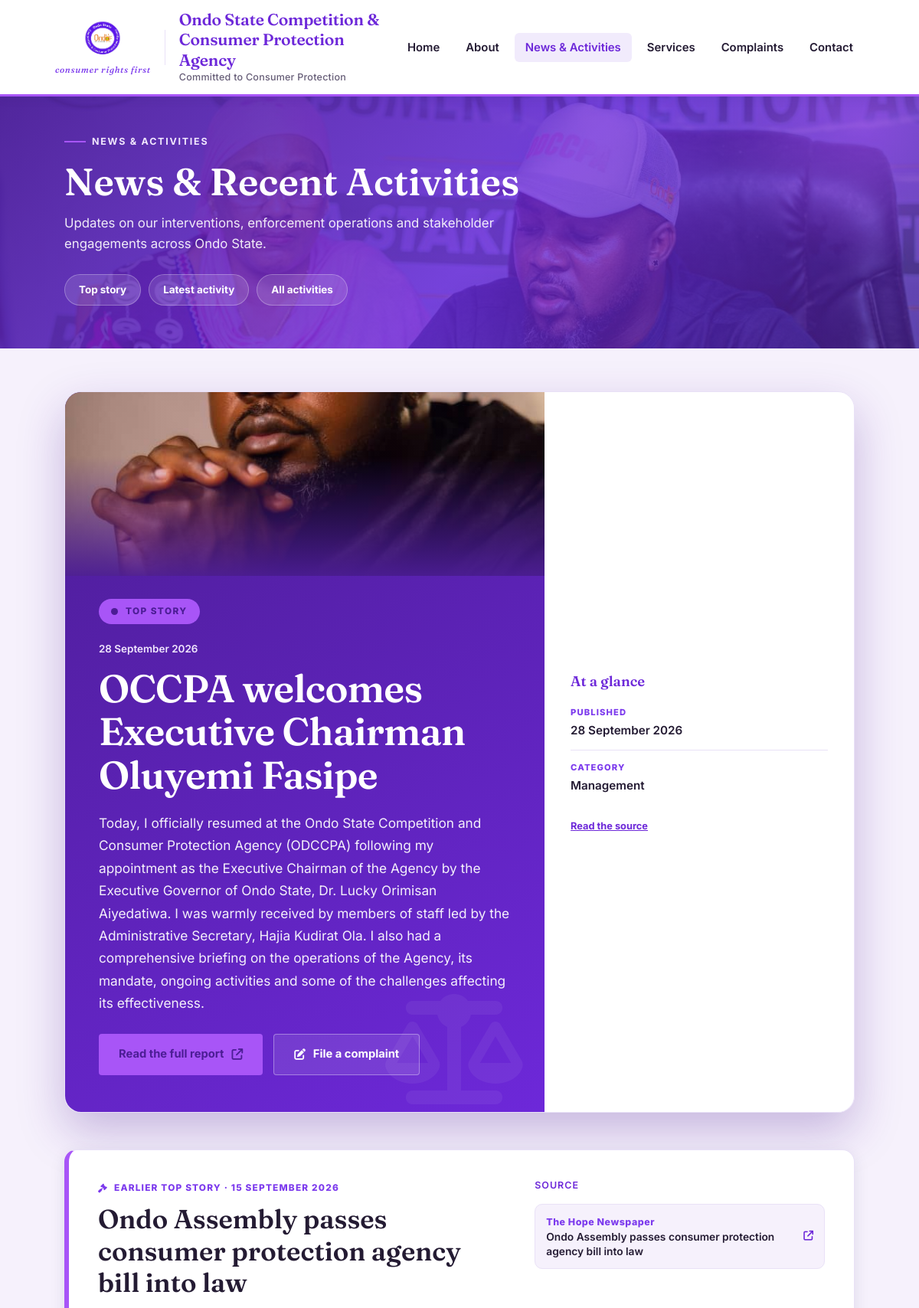
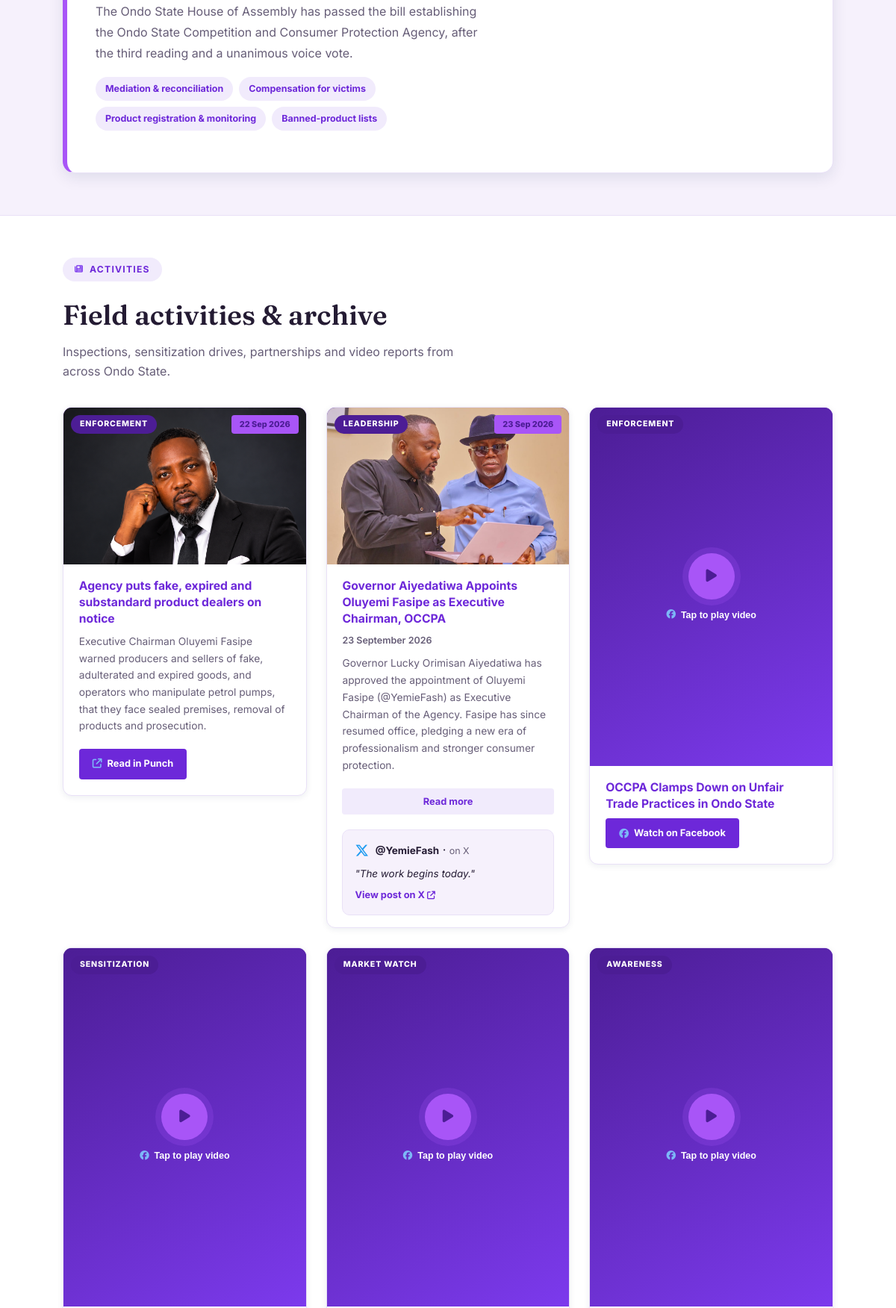
Page /news (upper part) on the committed database (2 pictures, top to bottom).
### app.py (models this page shows, shortened)
class NewsPost(db.Model):
    __tablename__ = 'news_posts'
    id = db.Column(db.Integer, primary_key=True)
    title = db.Column(db.String(200), nullable=False)
    tag = db.Column(db.String(60), default="Update")
    summary = db.Column(db.String(500), nullable=False)   # short preview shown on cards / homepage
    body = db.Column(db.Text)                             # optional longer "read more" text
    image = db.Column(db.String(255))                     # cover photo -- object name in the news-images bucket
    link = db.Column(db.String(500))                      # optional external press/source link
    published = db.Column(db.Boolean, default=True, nullable=False)
    created_at = db.Column(db.DateTime, default=datetime.utcnow)
    updated_at = db.Column(db.DateTime, default=datetime.utcnow, onupdate=datetime.utcnow)

### app.py (the view)
@app.route("/news")
def news():
    news_posts = NewsPost.query.filter_by(published=True) \
                                .order_by(NewsPost.created_at.desc()).all()
    return render_template("news.html", news_posts=news_posts)

### app.py (called while the page is built)
def news_img_url(name):
    if not name:
        return ""
    return f"{STORAGE_URL}/object/public/{NEWS_BUCKET}/{quote(name)}"

@app.context_processor
def inject_storage_helpers():
    return {"news_img": news_img_url}

@app.context_processor
def inject_csrf():
    return {"csrf_token": get_csrf_token}

@app.before_request
def redirect_to_www():
    if request.host == "occpa.on.gov.ng":
        return redirect("https://www.occpa.on.gov.ng" + request.full_path, code=301)

@app.after_request
def security_headers(resp):
    resp.headers.setdefault("X-Content-Type-Options", "nosniff")
    resp.headers.setdefault("X-Frame-Options", "SAMEORIGIN")
    resp.headers.setdefault("Referrer-Policy", "strict-origin-when-cross-origin")
    resp.headers.setdefault("Permissions-Policy", "camera=(), microphone=(), geolocation=()")
    if request.is_secure:
        resp.headers.setdefault("Strict-Transport-Security", "max-age=31536000; includeSubDomains")
    if request.path.startswith("/admin") or request.path == "/export_excel":
        resp.headers["Cache-Control"] = "no-store"
    return resp

### templates/news.html (shortened to what this page needs)
<!DOCTYPE html>
<html lang="en">
<head>
<link rel="stylesheet" href="https://cdnjs.cloudflare.com/ajax/libs/font-awesome/6.5.1/css/all.min.css">
</head>
<body>
<header class="main-header">
  <div class="header-left">
    <div class="logo">
      <a href="/" aria-label="OSCCPA Home">
        <img src="{{ url_for('static', filename='logo/osccpa_logo.png') }}" alt="OSCCPA Logo" loading="eager">
        <span class="logo-tagline">consumer rights first</span>
      </a>
    </div>
    <div class="header-text">
      <h2>Ondo State Competition &amp; Consumer Protection Agency</h2>
      <p>Committed to Consumer Protection</p>
    </div>
  </div>
  <nav aria-label="Main navigation">
    <ul>
      <li><a href="/">Home</a></li>
      <li><a href="/about">About</a></li>
      <li><a href="/news" class="active" aria-current="page">News &amp; Activities</a></li>
      <li><a href="/services">Services</a></li>
      <li><a href="/complaints">Complaints</a></li>
      <li><a href="/contact">Contact</a></li>
    </ul>
  </nav>
</header>
<main id="main-content">
<section class="page-hero" style="--hero-img: url('{{ url_for('static', filename='Slide/slide2.jpeg') }}')">
  <div class="page-hero-inner">
    <span class="hero-eyebrow">News &amp; Activities</span>
    <h1>News &amp; Recent Activities</h1>
    <p>Updates on our interventions, enforcement operations and stakeholder engagements across Ondo State.</p>
    <nav class="jump-links" aria-label="On this page">
      <a href="#top-story">Top story</a>
      <a href="#latest-activity">Latest activity</a>
      <a href="#activities">All activities</a>
    </nav>
  </div>
</section>
{% set n = news_posts|length %}
{% if n >= 1 %}
{% set top = news_posts[0] %}
<section class="top-story" id="top-story" aria-labelledby="lead-heading">
  <div class="wrap">
    <article class="lead" id="post-{{ top.id }}">
      <div class="lead-main">
        <figure class="lead-photo">
          <img src="{{ news_img(top.image) if top.image else url_for('static', filename='Slide/slide2.jpeg') }}" alt="{{ top.title }}" loading="eager">
        </figure>
        <span class="lead-flag"><span class="dot"></span> Top story</span>
        <span class="lead-date">{{ top.created_at.strftime('%d %B %Y') if top.created_at else '' }}</span>
        <h2 id="lead-heading">{{ top.title }}</h2>
        <p class="lead-deck">{{ top.summary }}</p>
        <div class="lead-actions">
          {% if top.link %}
          <a class="btn btn-gold" href="{{ top.link }}" target="_blank" rel="noopener noreferrer">Read the full report <i class="fas fa-arrow-up-right-from-square"></i></a>
          {% endif %}
          <a class="btn btn-ghost" href="/complaints"><i class="fas fa-pen-to-square"></i> File a complaint</a>
        </div>
      </div>
      <aside class="lead-facts" aria-label="Key facts">
        <h3>At a glance</h3>
        <dl>
          <div class="row"><dt>Published</dt><dd>{{ top.created_at.strftime('%d %B %Y') if top.created_at else '' }}</dd></div>
          <div class="row"><dt>Category</dt><dd>{{ top.tag }}</dd></div>
        </dl>
        {% if top.link %}<p class="lead-source"><a href="{{ top.link }}" target="_blank" rel="noopener noreferrer">Read the source</a></p>{% endif %}
      </aside>
    </article>
  </div>
</section>
{% endif %}
{% if n >= 2 %}
{% set act = news_posts[1] %}
<section class="latest-activity" id="latest-activity" aria-labelledby="activity-heading">
  <div class="wrap">
    <article class="activity-card" id="post-{{ act.id }}">
      <div>
        <span class="activity-tag"><i class="fas fa-bolt"></i> Latest activity &middot; {{ act.created_at.strftime('%d %B %Y') if act.created_at else '' }}</span>
        <h2 id="activity-heading">{{ act.title }}</h2>
        <p>{{ act.summary }}</p>
        {% if act.body %}<div class="activity-body">{{ act.body | truncate(500) | nl2br }}</div>{% endif %}
        <div class="targets" aria-label="Category"><span>{{ act.tag }}</span></div>
      </div>
      <div class="press">
        {% if act.images %}
        <h3>Photos</h3>
        <div class="lead-gallery">
          {% for img in act.images %}
          <a href="{{ news_img(img.filename) }}" target="_blank" rel="noopener noreferrer">
            <img src="{{ news_img(img.filename) }}" alt="{{ act.title }} photo {{ loop.index }}" loading="lazy">
          </a>
          {% endfor %}
        </div>
        {% endif %}
        {% if act.link %}
        <h3 style="margin-top:18px">Source</h3>
        <ul><li><a href="{{ act.link }}" target="_blank" rel="noopener noreferrer">
          <span class="outlet"><strong>Read the full story</strong><span>{{ act.title }}</span></span>
          <i class="fas fa-arrow-up-right-from-square"></i></a></li></ul>
        {% endif %}
      </div>
    </article>
  </div>
</section>
{% elif n == 1 %}
<section class="latest-activity" id="latest-activity" aria-labelledby="activity-heading">
  <div class="wrap">
    <article class="activity-card">
      <div>
        <span class="activity-tag"><i class="fas fa-gavel"></i> Earlier top story &middot; 15 September 2026</span>
        <h2 id="activity-heading">Ondo Assembly passes consumer protection agency bill into law</h2>
        <p>The Ondo State House of Assembly has passed the bill establishing the Ondo State Competition and Consumer Protection Agency, after the third reading and a unanimous voice vote.</p>
        <div class="targets" aria-label="Key points">
          <span>Mediation &amp; reconciliation</span>
          <span>Compensation for victims</span>
          <span>Product registration &amp; monitoring</span>
          <span>Banned-product lists</span>
        </div>
      </div>
      <div class="press">
        <h3>Source</h3>
        <ul><li><a href="https://www.thehopenewspaper.com/ondo-assembly-passes-consumer-protection-agency-bill-into-law/" target="_blank" rel="noopener noreferrer">
          <span class="outlet"><strong>The Hope Newspaper</strong><span>Ondo Assembly passes consumer protection agency bill into law</span></span>
          <i class="fas fa-arrow-up-right-from-square"></i></a></li></ul>
      </div>
    </article>
  </div>
</section>
{% endif %}
<section class="activities" id="activities" aria-labelledby="activities-heading">
  <div class="wrap">
    <div class="section-head">
      <div class="section-eyebrow"><i class="fas fa-newspaper"></i> Activities</div>
      <h2 id="activities-heading">Field activities &amp; archive</h2>
      <p>Inspections, sensitization drives, partnerships and video reports from across Ondo State.</p>
    </div>
    <div class="news-grid" id="newsGrid">
      {% if n >= 1 %}
      <article class="news-card" id="story-chairman-warning">
        <div class="news-image">
          <img src="{{ url_for('static', filename='exec/chairman-oluyemi-fasipe.png') }}" alt="Oluyemi Fasipe, Executive Chairman" loading="lazy" style="object-position: top center">
          <span class="news-tag">Enforcement</span><span class="news-date">22 Sep 2026</span>
        </div>
        <div class="news-content">
          <h3>Agency puts fake, expired and substandard product dealers on notice</h3>
          <p class="preview">Executive Chairman Oluyemi Fasipe warned producers and sellers of fake, adulterated and expired goods, and operators who manipulate petrol pumps, that they face sealed premises, removal of products and prosecution.</p>
          <div class="actions">
            <a href="https://punchng.com/ondo-to-prosecute-dealers-of-unregistered-substandard-products" target="_blank" rel="noopener noreferrer" class="fb-watch-link"><i class="fas fa-arrow-up-right-from-square"></i> Read in Punch</a>
          </div>
        </div>
      </article>
      {% endif %}
      <article class="news-card">
        <div class="news-image">
          <img src="{{ url_for('static', filename='Slide/gov1.jpeg') }}" alt="Oluyemi Fasipe (Yemie Fash) resumes as OCCPA Executive Chairman" loading="lazy">
          <span class="news-tag">Leadership</span>
          <span class="news-date">23 Sep 2026</span>
        </div>
        <div class="news-content">
          <h3>Governor Aiyedatiwa Appoints Oluyemi Fasipe as Executive Chairman, OCCPA</h3>
          <p class="date">23 September 2026</p>
          <p class="preview">Governor Lucky Orimisan Aiyedatiwa has approved the appointment of Oluyemi Fasipe (@YemieFash) as Executive Chairman of the Agency. Fasipe has since resumed office, pledging a new era of professionalism and stronger consumer protection.</p>
          <div class="actions"><button class="read-more" type="button" aria-expanded="false">Read more</button></div>
        </div>
        <div class="tweet-embed">
          <div class="tweet-embed-header">
            <i class="fab fa-x-twitter"></i>
            <div><strong>@YemieFash</strong> &middot; <span>on X</span></div>
          </div>
          <blockquote>"The work begins today."</blockquote>
          <a href="https://x.com/YemieFash/status/2099620409565945976" target="_blank" rel="noopener noreferrer">View post on X <i class="fas fa-arrow-up-right-from-square" style="font-size:.68rem;"></i></a>
        </div>
      </article>
      <article class="news-card">
        <div class="news-image">
          <span class="news-tag">Enforcement</span>
          <div class="video-card" data-video-src="https://www.facebook.com/plugins/video.php?height=476&amp;href=https%3A%2F%2Fweb.facebook.com%2Freel%2F933525072786066%2F&amp;show_text=false&amp;width=267&amp;t=0" data-video-title="OCCPA Clamps Down on Unfair Trade Practices in Ondo State">
            <button class="video-poster" type="button" aria-label="Play video">
              <span class="video-poster-ring"><i class="fas fa-play"></i></span>
              <span class="video-poster-label"><i class="fab fa-facebook"></i> Tap to play video</span>
            </button>
          </div>
        </div>
        <div class="news-content">
          <h3>OCCPA Clamps Down on Unfair Trade Practices in Ondo State</h3>
          <a href="https://web.facebook.com/reel/933525072786066/" target="_blank" rel="noopener noreferrer" class="fb-watch-link"><i class="fab fa-facebook"></i> Watch on Facebook</a>
        </div>
      </article>
      <article class="news-card">
        <div class="news-image">
          <span class="news-tag">Sensitization</span>
          <div class="video-card" data-video-src="https://www.facebook.com/plugins/video.php?height=476&amp;href=https%3A%2F%2Fweb.facebook.com%2Freel%2F1853786275175803%2F&amp;show_text=false&amp;width=267&amp;t=0" data-video-title="OCCPA Consumer Sensitization Drive Across Ondo State">
            <button class="video-poster" type="button" aria-label="Play video">
              <span class="video-poster-ring"><i class="fas fa-play"></i></span>
              <span class="video-poster-label"><i class="fab fa-facebook"></i> Tap to play video</span>
            </button>
          </div>
        </div>
      </article>
      <article class="news-card">
        <div class="news-image">
          <span class="news-tag">Market watch</span>
          <div class="video-card" data-video-src="https://www.facebook.com/plugins/video.php?height=476&amp;href=https%3A%2F%2Fweb.facebook.com%2Freel%2F1840859706594273%2F&amp;show_text=false&amp;width=267&amp;t=0" data-video-title="Market Surveillance and Enforcement Operations by OCCPA">
            <button class="video-poster" type="button" aria-label="Play video">
              <span class="video-poster-ring"><i class="fas fa-play"></i></span>
              <span class="video-poster-label"><i class="fab fa-facebook"></i> Tap to play video</span>
            </button>
          </div>
        </div>
      </article>
      <article class="news-card">
        <div class="news-image">
          <span class="news-tag">Awareness</span>
          <div class="video-card" data-video-src="https://www.facebook.com/plugins/video.php?height=476&amp;href=https%3A%2F%2Fweb.facebook.com%2Freel%2F26279987428370429%2F&amp;show_text=false&amp;width=267&amp;t=0" data-video-title="OCCPA Public Awareness Campaign: Know Your Consumer Rights">
            <button class="video-poster" type="button" aria-label="Play video">
              <span class="video-poster-ring"><i class="fas fa-play"></i></span>
              <span class="video-poster-label"><i class="fab fa-facebook"></i> Tap to play video</span>
            </button>
          </div>
        </div>
      </article>
    </div>
  </div>
</section>
</main>
</body>
</html>

### rows in the picture
NewsPost: image (picture), created_at "28 September 2026", title "OCCPA welcomes Executive Chairman Oluyemi Fasipe", summary "Today, I officially resumed at the Ondo State Competition and Consumer Protection Agency (ODCCPA) following my appointment as the Executive Chairman of the Agency by the Executive Governor of Ondo State, Dr. Lucky Orimisan Aiyedatiwa. I was warmly received by members of staff led by the Administrative Secretary, Hajia Kudirat Ola. I also had a comprehensive briefing on the operations of the Agency, its mandate, ongoing activities and some of the challenges affecting its effectiveness.", tag "Management"
